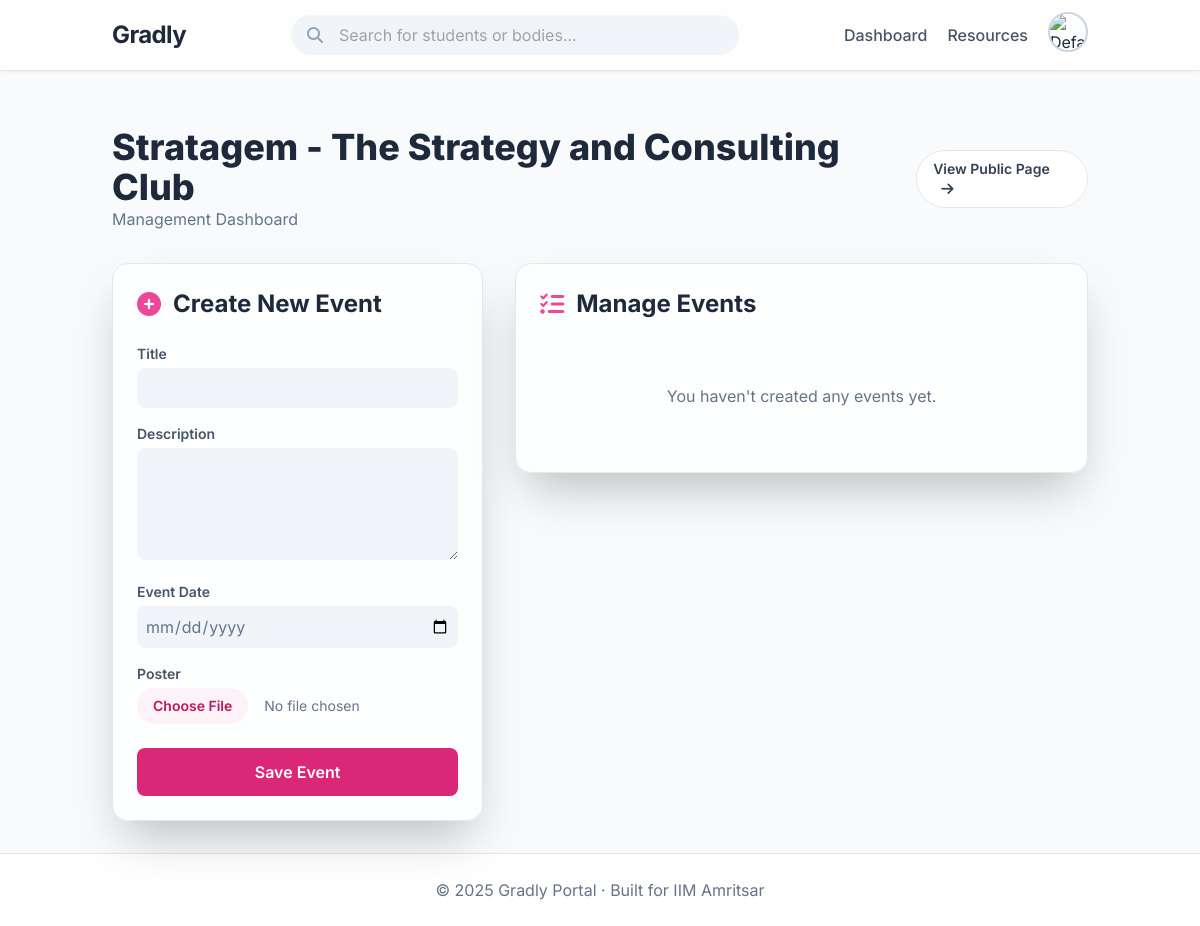
/body/20/dashboard (signed in), run on an earlier commit of the app's database.
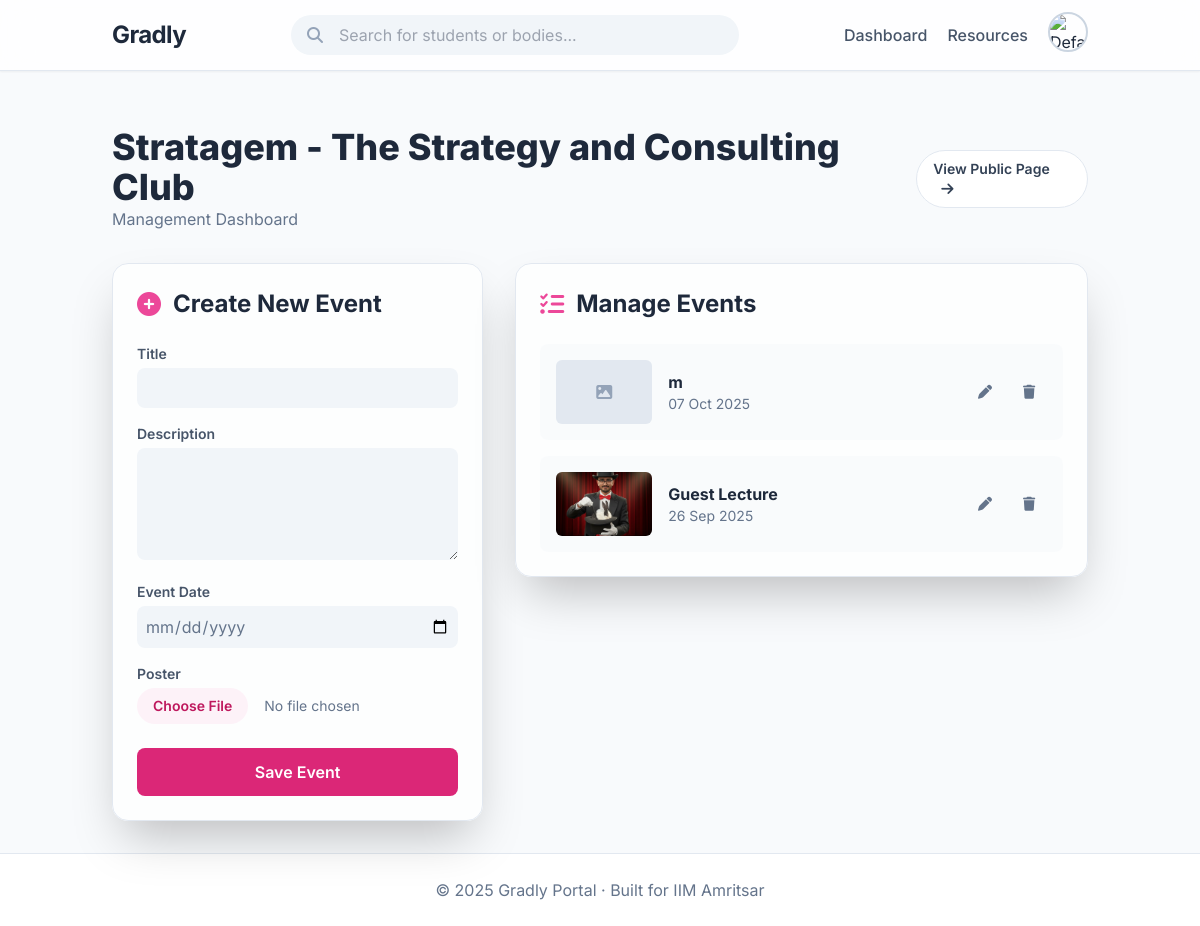
And on a later commit of the database.
### models.py (models this page shows)
class BodyEvent(db.Model):
    id = db.Column(db.Integer, primary_key=True)
    title = db.Column(db.String(250), nullable=False)
    description = db.Column(db.Text, nullable=True)
    poster = db.Column(db.String(200), nullable=True)  # path in static/uploads/
    date = db.Column(db.DateTime, default=datetime.utcnow)
    body_id = db.Column(db.Integer, db.ForeignKey('student_body.id'), nullable=False)
    body = db.relationship('StudentBody', backref=db.backref('events', lazy=True))

### routes/studentbody.py (the view, shortened to what this page needs)
@studentbody_bp.route('/body/<int:body_id>/dashboard', methods=['GET', 'POST'])
@login_required
def body_dashboard(body_id):
    body = StudentBody.query.get_or_404(body_id)
    if not isinstance(current_user, StudentBody) or current_user.id != body_id:
        abort(403)
    form = BodyEventForm()
    events = BodyEvent.query.filter_by(body_id=body.id).order_by(BodyEvent.date.desc()).all()
    return render_template("body_dashboard.html", body=body, events=events, form=form)

### forms.py
class BodyEventForm(FlaskForm):
    title = StringField("Title", validators=[DataRequired(), Length(max=250)])
    description = TextAreaField("Description", validators=[Length(max=1000)])
    poster = FileField("Poster")  # optional, allow uploads
    date = DateField("Event Date", format="%Y-%m-%d", validators=[DataRequired()])   # ✅ new
    submit = SubmitField("Save Event")

### app.py (called while the page is built)
@login_manager.user_loader
def load_user(user_id):
    if user_id.startswith("U_"):
        roll = user_id.split("_", 1)[1]   # keep string as-is
        return User.query.get(roll)
    elif user_id.startswith("B_"):
        body_id = user_id.split("_", 1)[1]
        return StudentBody.query.get(int(body_id))
    return None

@app.before_request
def create_tables():
    db.create_all()

### models.py (called while the page is built)
    @property
    def user_type(self):
        return "body"

### templates/body_dashboard.html (shortened to what the changed rows need)
{% extends "base.html" %}
{% block content %}
<div class="flex justify-between items-center mb-8">
    <div>
        <h1 class="text-4xl font-extrabold text-slate-800">{{ body.name }}</h1>
    </div>
</div>
<div class="grid lg:grid-cols-5 gap-8">
    <div class="lg:col-span-2">
        <div class="bg-white/70 backdrop-blur-lg p-6 rounded-2xl shadow-2xl border border-slate-200 sticky top-24">
            <h2 class="text-2xl font-bold text-slate-800 mb-6 flex items-center gap-3"><i
                    class="fa fa-plus-circle text-pink-500"></i> Create New Event</h2>
        </div>
    </div>
    <div class="lg:col-span-3">
        <div class="bg-white/70 backdrop-blur-lg p-6 rounded-2xl shadow-2xl border border-slate-200">
            <h2 class="text-2xl font-bold text-slate-800 mb-6 flex items-center gap-3"><i
                    class="fa fa-list-check text-pink-500"></i> Manage Events</h2>
            <div class="space-y-4">
                {% for ev in events %}
                <div
                    class="bg-slate-50/80 rounded-lg p-4 flex items-center justify-between gap-4 transition-shadow hover:shadow-md">
                    <div class="flex items-center gap-4">
                        {% if ev.poster %}
                        <img src="{{ url_for('static', filename=ev.poster) }}"
                            class="w-24 h-16 object-cover rounded-md flex-shrink-0" alt="Event Poster">
                        {% else %}
                        <div
                            class="w-24 h-16 bg-slate-200 rounded-md flex-shrink-0 flex items-center justify-center text-slate-400">
                            <i class="fa fa-image"></i></div>
                        {% endif %}
                        <div>
                            <p class="font-bold text-slate-800">{{ ev.title }}</p>
                            <p class="text-sm text-slate-500">{{ ev.date.strftime('%d %b %Y') if ev.date else 'No date'
                                }}</p>
                        </div>
                    </div>
                    <div class="flex items-center gap-2 flex-shrink-0">
                        <a href="{{ url_for('studentbody.edit_event', body_id=body.id, event_id=ev.id) }}"
                            class="h-9 w-9 flex items-center justify-center rounded-full text-slate-500 hover:bg-yellow-100 hover:text-yellow-600 transition-colors"
                            title="Edit">
                            <i class="fa fa-pen text-sm"></i>
                        </a>
                        <form method="POST"
                            action="{{ url_for('studentbody.delete_event', body_id=body.id, event_id=ev.id) }}"
                            onsubmit="return confirm('Are you sure you want to delete this event?');">
                            <button type="submit"
                                class="h-9 w-9 flex items-center justify-center rounded-full text-slate-500 hover:bg-red-100 hover:text-red-600 transition-colors"
                                title="Delete">
                                <i class="fa fa-trash text-sm"></i>
                            </button>
                        </form>
                    </div>
                </div>
                {% else %}
                <p class="text-slate-500 text-center py-10">You haven't created any events yet.</p>
                {% endfor %}
            </div>
        </div>
    </div>
</div>
{% endblock %}

What changed in the data, as far as the page shows it:
added BodyEvent: title "m", date "07 Oct 2025"
added BodyEvent: poster (picture), title "Guest Lecture", date "26 Sep 2025"
Also different on the page:
text no longer shown: "You haven't created any events yet."
